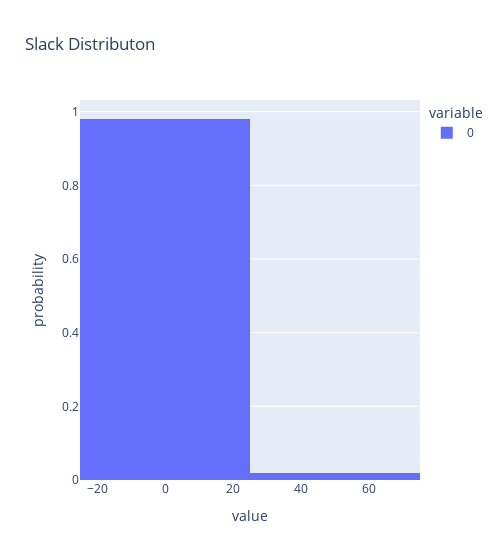

The notebook cell this image was saved under:
### Code cell
# plot slack distribution
c = '_C7'
px.histogram(slack_dict[c],  
             histnorm = 'probability',
             width = 500,
             title="Slack Distributon")

### Figure 1 — Plotly figure (JSON) as saved in the notebook; plotly's stock layout.template omitted (floating-point values rounded to 4 significant figures)
{"data": [{"alignmentgroup": "True", "bingroup": "x", "histnorm": "probability", "hovertemplate": "variable=0<br>value=%{x}<br>probability=%{y}<extra></extra>", "legendgroup": "0", "marker": {"color": "#636efa", "pattern": {"shape": ""}}, "name": "0", "offsetgroup": "0", "orientation": "v", "showlegend": true, "type": "histogram", "x": [0, 0, 0, 0, 0, 0, 0, 0, 0, 0, 0, 0, 0, 0, 0, 0, 0, 0, 0, 0, 0, 0, 0, 0, 0, 0, 0, 0, 0, 0, 0, 0, 0, 0, 0, 0, 0, 0, 0, 50.9, 0, 0, 0, 0, 0, 0, 0, 0, 0, 0, 0, 0, 0, 0, 0, 0, 0, 0, 0, 0, 0, 0, 50.9, 0, 0, 0, 0, 0, 0, 0, 0, 0, 0, 0, 0, 0, 0, 0, 0, 0, 0, 0, 0, 0, 0, 0, 0, 0, 0, 0, 0, 0, 0, 0, 0, 0, 0, 0, 0, 0], "xaxis": "x", "yaxis": "y"}], "layout": {"barmode": "relative", "legend": {"title": {"text": "variable"}, "tracegroupgap": 0}, "title": {"text": "Slack Distributon"}, "width": 500, "xaxis": {"anchor": "y", "domain": [0, 1], "title": {"text": "value"}}, "yaxis": {"anchor": "x", "domain": [0, 1], "title": {"text": "probability"}}}}
